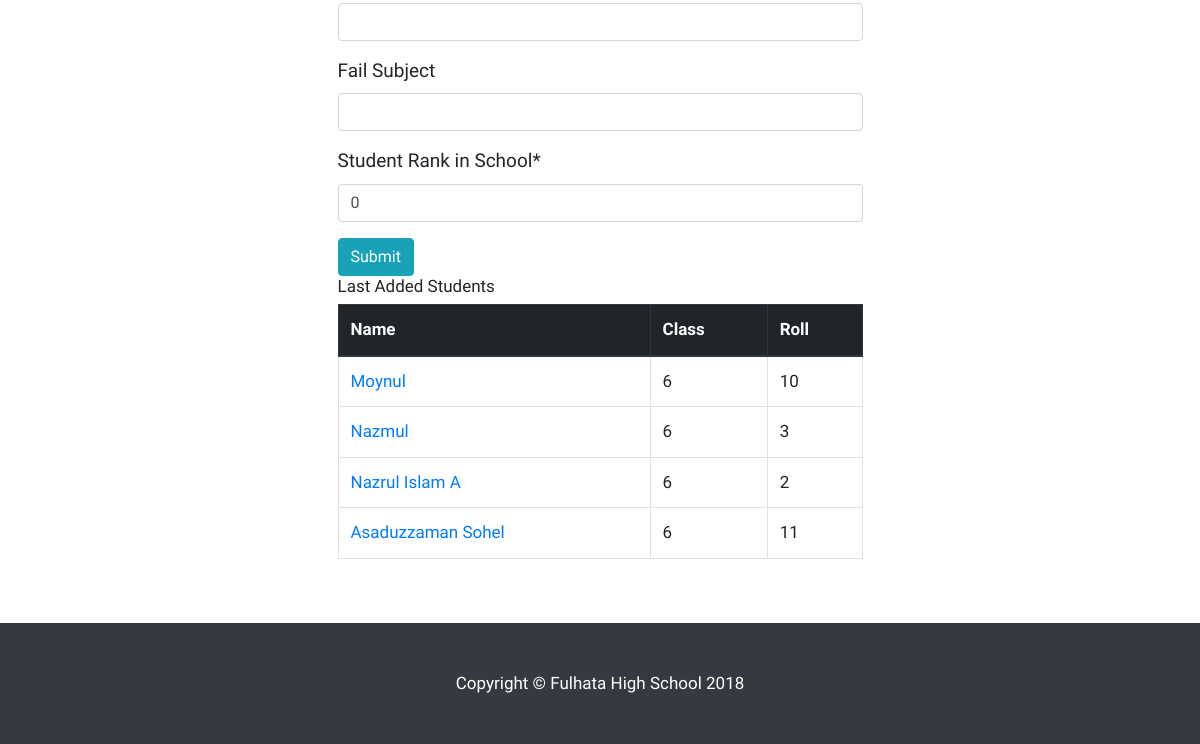
The page /results/student_add/ (signed in, lower part) on the database as committed earlier.
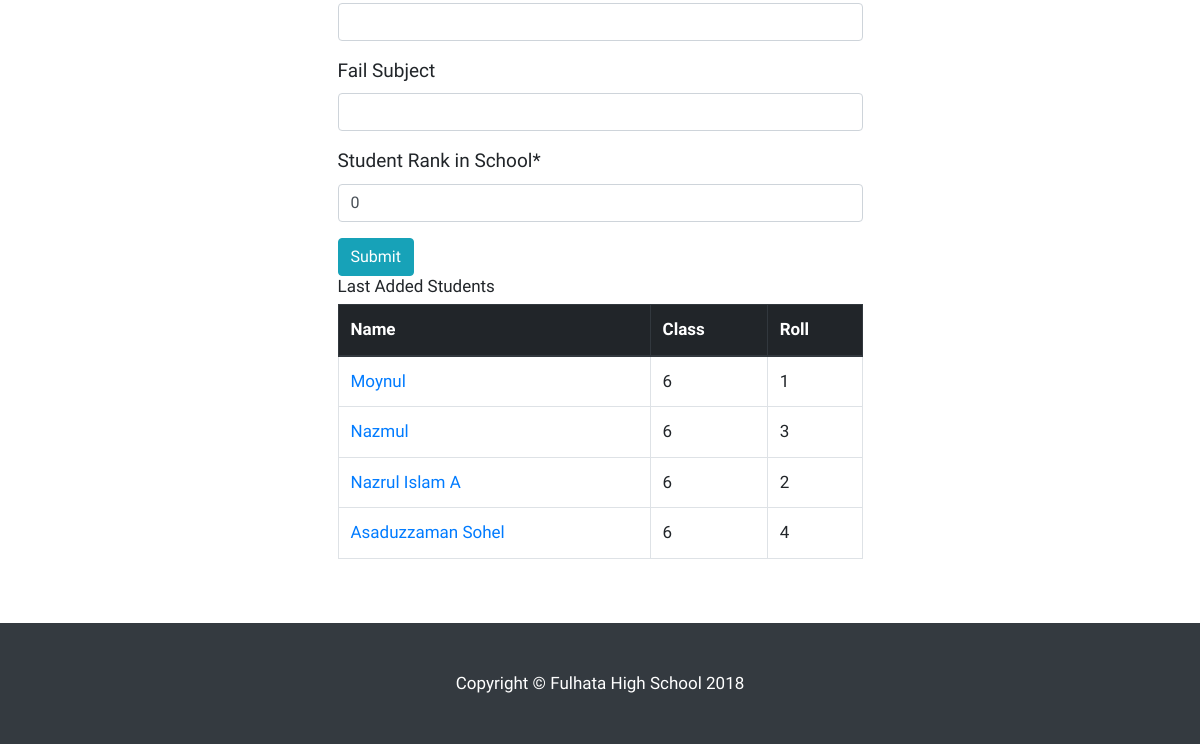
The same page on the database as committed later.
### results/models.py (models this page shows, shortened)
class StdCommon(models.Model):
    pub_date = models.DateTimeField(auto_now_add=True)
    update_date = models.DateTimeField(auto_now=True)

class StudentInfo(StdCommon):
    std_name = models.CharField('Student Name',max_length=100, help_text='Type only student Full Name like as Nazmul Islam or Nazrul Islam')
    std_class = models.CharField('Student Class',max_length=2, choices=STD_CLASS, default=6, help_text='Select a class')
    std_roll = models.IntegerField('Roll Number',help_text='Type Student Roll Number (Only Number)')
    std_group=models.CharField('Group', choices=STD_GROUP, max_length=1, default='G')
    std_gender=models.CharField('Gender', max_length=10, choices=STD_GENDER, default='MALE')
    std_subjects = models.ManyToManyField(StdSubject)
    std_total_marks = models.FloatField('Total Marks', default=0, blank=True, null=True)
    std_gpa = models.CharField('GPA', max_length=50,default='F', blank=True, null=True)
    std_grade_point_total_sum=models.FloatField('Total Avg Number per Subject', blank=True, null=True) # toal grade point sum
    std_grade_point_total_subject_avg = models.FloatField(
        'Total GPA', blank=True, null=True) #avg gradepoint
    std_fail_subject=models.IntegerField('Fail Subject', blank=True, null=True)
    rank=models.IntegerField('Student Rank in School',default=0)
    class Meta:
            verbose_name = ("Student Detail")
            verbose_name_plural = ("Student Detail's")
            ordering = ['std_roll']

### results/views.py (the view)
# urls.py: path('student_add/', StudentAdd.as_view(), name='std_add'),
class StudentAdd(LoginRequiredMixin, CreateView):
    form_class = AddStudentInfo
    template_name='results/std_add.html'
    success_url = reverse_lazy('std_add')
    login_url = 'login'
    def get_context_data(self, **kwargs):
        context = super(StudentAdd, self).get_context_data(**kwargs)
        context['std_all']=StudentInfo.objects.all().order_by('-pub_date')
        return context

### results/forms.py
class AddStudentInfo(forms.ModelForm):
    class Meta:
        model=StudentInfo
        fields=("__all__")

### results/models.py (called while the page is built)
    def __str__(self):
        return self.subject_type+' Code: '+self.subject_code+' - '+self.subject_name+' | class: '+self.subjet_class

### results/templates/results/std_add.html (shortened to what this page needs)
{% extends "results/base.html" %}
{% load crispy_forms_tags %}
{% block main_content %}
<div class="col-md-6 offset-md-3  centered">
    <form action="" method="POST">
        {{form|crispy}}
<input type="submit" value="Submit" class="btn btn-info">
    </form>
</div>
<div class="col-md-5 offset-md-3  centered">
    <h1>Last Added Students</h1>
</div>
<div class="col-md-6 offset-md-3  centered">
    <div>
<table class="table table-bordered">
            <thead class="thead-dark">
                <tr>
                    <th>Name</th>
                    <th>Class</th>
                    <th>Roll</th>
                </tr>
            </thead>
            <tbody>
            {% for std in std_all %}
                <tr>
                    <td>
                        <a href="{% url 'std_details' std.id %}">{{std.std_name}}</a>
                    </td>
                    <td>{{std.std_class}}</td>
                    <td>{{std.std_roll}}</td>
                </tr>
            {% endfor %}
            </tbody>
        </table>
    </div>
</div>
{% endblock %}

Rows that differ between the two databases and show on the page:
changed StudentInfo "Moynul": std_roll "10" → "1"
changed StudentInfo "Asaduzzaman Sohel": std_roll "11" → "4"
